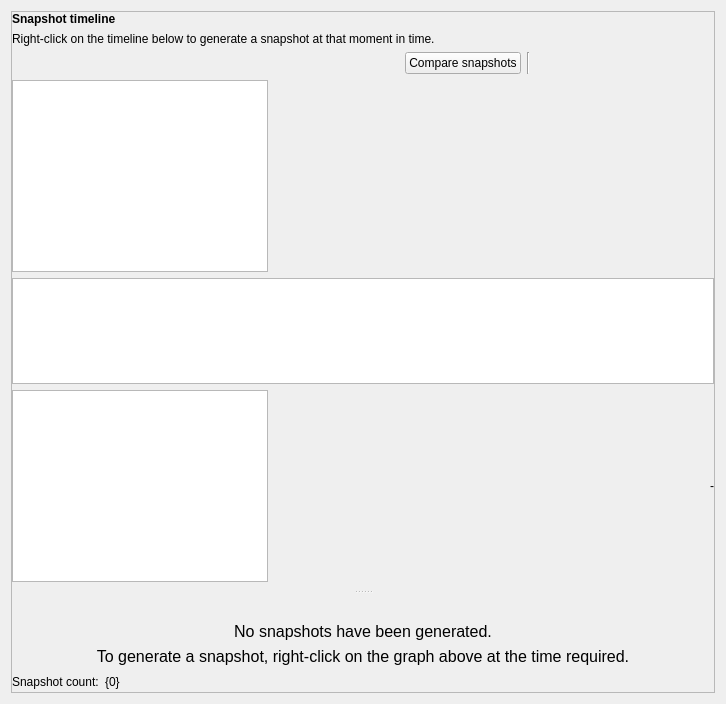
<?xml version="1.0" encoding="UTF-8"?>
<ui version="4.0">
 <class>TimelinePane</class>
 <widget class="QWidget" name="timeline_pane_">
  <property name="geometry">
   <rect>
    <x>0</x>
    <y>0</y>
    <width>726</width>
    <height>704</height>
   </rect>
  </property>
  <layout class="QVBoxLayout" name="root_widget_layout_">
   <item>
    <widget class="QScrollArea" name="main_scroll_area_">
     <property name="widgetResizable">
      <bool>true</bool>
     </property>
     <widget class="QWidget" name="main_content_">
      <property name="geometry">
       <rect>
        <x>0</x>
        <y>0</y>
        <width>689</width>
        <height>687</height>
       </rect>
      </property>
      <layout class="QVBoxLayout" name="vertical_layout_">
       <property name="leftMargin">
        <number>0</number>
       </property>
       <property name="topMargin">
        <number>0</number>
       </property>
       <property name="rightMargin">
        <number>0</number>
       </property>
       <property name="bottomMargin">
        <number>0</number>
       </property>
       <item>
        <widget class="QSplitter" name="splitter_">
         <property name="orientation">
          <enum>Qt::Vertical</enum>
         </property>
         <widget class="QWidget" name="top_widget_" native="true">
          <layout class="QVBoxLayout" name="vertical_layout_top_" stretch="0,0,0,30">
           <property name="leftMargin">
            <number>0</number>
           </property>
           <property name="topMargin">
            <number>0</number>
           </property>
           <property name="rightMargin">
            <number>0</number>
           </property>
           <property name="bottomMargin">
            <number>8</number>
           </property>
           <item>
            <widget class="ScaledLabel" name="title_label_">
             <property name="sizePolicy">
              <sizepolicy hsizetype="MinimumExpanding" vsizetype="Fixed">
               <horstretch>0</horstretch>
               <verstretch>0</verstretch>
              </sizepolicy>
             </property>
             <property name="font">
              <font>
               <weight>75</weight>
               <bold>true</bold>
              </font>
             </property>
             <property name="text">
              <string>Snapshot timeline</string>
             </property>
            </widget>
           </item>
           <item>
            <widget class="ScaledLabel" name="sub_title_label_">
             <property name="sizePolicy">
              <sizepolicy hsizetype="MinimumExpanding" vsizetype="Fixed">
               <horstretch>0</horstretch>
               <verstretch>0</verstretch>
              </sizepolicy>
             </property>
             <property name="text">
              <string>Right-click on the timeline below to generate a snapshot at that moment in time.</string>
             </property>
            </widget>
           </item>
           <item>
            <widget class="QWidget" name="combos_and_zoom_" native="true">
             <layout class="QHBoxLayout" name="horizontal_layout_8_">
              <property name="leftMargin">
               <number>0</number>
              </property>
              <property name="topMargin">
               <number>0</number>
              </property>
              <property name="rightMargin">
               <number>0</number>
              </property>
              <property name="bottomMargin">
               <number>0</number>
              </property>
              <item>
               <widget class="ArrowIconComboBox" name="timeline_type_combo_box_" native="true">
                <property name="sizePolicy">
                 <sizepolicy hsizetype="Minimum" vsizetype="Minimum">
                  <horstretch>0</horstretch>
                  <verstretch>0</verstretch>
                 </sizepolicy>
                </property>
                <property name="text" stdset="0">
                 <string/>
                </property>
               </widget>
              </item>
              <item>
               <widget class="ArrowIconComboBox" name="timeline_series_filter_combo_box_" native="true">
                <property name="sizePolicy">
                 <sizepolicy hsizetype="Minimum" vsizetype="Minimum">
                  <horstretch>0</horstretch>
                  <verstretch>0</verstretch>
                 </sizepolicy>
                </property>
               </widget>
              </item>
              <item>
               <spacer name="horizontal_spacer_6_">
                <property name="orientation">
                 <enum>Qt::Horizontal</enum>
                </property>
                <property name="sizeHint" stdset="0">
                 <size>
                  <width>40</width>
                  <height>20</height>
                 </size>
                </property>
               </spacer>
              </item>
              <item>
               <widget class="ScaledPushButton" name="compare_button_">
                <property name="sizePolicy">
                 <sizepolicy hsizetype="Fixed" vsizetype="Fixed">
                  <horstretch>0</horstretch>
                  <verstretch>0</verstretch>
                 </sizepolicy>
                </property>
                <property name="text">
                 <string>Compare snapshots</string>
                </property>
               </widget>
              </item>
              <item>
               <widget class="Line" name="zoom_partition_line_">
                <property name="orientation">
                 <enum>Qt::Vertical</enum>
                </property>
               </widget>
              </item>
              <item>
               <widget class="QPushButton" name="zoom_to_selection_button_">
                <property name="sizePolicy">
                 <sizepolicy hsizetype="Fixed" vsizetype="Fixed">
                  <horstretch>0</horstretch>
                  <verstretch>0</verstretch>
                 </sizepolicy>
                </property>
                <property name="toolTip">
                 <string>Zoom to selection</string>
                </property>
                <property name="text">
                 <string/>
                </property>
                <property name="iconSize">
                 <size>
                  <width>20</width>
                  <height>20</height>
                 </size>
                </property>
                <property name="flat">
                 <bool>true</bool>
                </property>
               </widget>
              </item>
              <item>
               <widget class="QPushButton" name="zoom_reset_button_">
                <property name="sizePolicy">
                 <sizepolicy hsizetype="Fixed" vsizetype="Fixed">
                  <horstretch>0</horstretch>
                  <verstretch>0</verstretch>
                 </sizepolicy>
                </property>
                <property name="toolTip">
                 <string>Reset zoom</string>
                </property>
                <property name="text">
                 <string/>
                </property>
                <property name="iconSize">
                 <size>
                  <width>20</width>
                  <height>20</height>
                 </size>
                </property>
                <property name="flat">
                 <bool>true</bool>
                </property>
               </widget>
              </item>
              <item>
               <widget class="QPushButton" name="zoom_in_button_">
                <property name="sizePolicy">
                 <sizepolicy hsizetype="Fixed" vsizetype="Fixed">
                  <horstretch>0</horstretch>
                  <verstretch>0</verstretch>
                 </sizepolicy>
                </property>
                <property name="toolTip">
                 <string>Zoom in</string>
                </property>
                <property name="text">
                 <string/>
                </property>
                <property name="iconSize">
                 <size>
                  <width>20</width>
                  <height>20</height>
                 </size>
                </property>
                <property name="flat">
                 <bool>true</bool>
                </property>
               </widget>
              </item>
              <item>
               <widget class="QPushButton" name="zoom_out_button_">
                <property name="sizePolicy">
                 <sizepolicy hsizetype="Fixed" vsizetype="Fixed">
                  <horstretch>0</horstretch>
                  <verstretch>0</verstretch>
                 </sizepolicy>
                </property>
                <property name="toolTip">
                 <string>Zoom out</string>
                </property>
                <property name="text">
                 <string/>
                </property>
                <property name="iconSize">
                 <size>
                  <width>20</width>
                  <height>20</height>
                 </size>
                </property>
                <property name="flat">
                 <bool>true</bool>
                </property>
               </widget>
              </item>
             </layout>
            </widget>
           </item>
           <item>
            <widget class="QWidget" name="timeline_wrapper_" native="true">
             <layout class="QVBoxLayout" name="vertical_layout_2_" stretch="0,120,1">
              <property name="leftMargin">
               <number>0</number>
              </property>
              <property name="topMargin">
               <number>0</number>
              </property>
              <property name="rightMargin">
               <number>0</number>
              </property>
              <property name="bottomMargin">
               <number>0</number>
              </property>
              <item>
               <widget class="QWidget" name="snapshot_legends_controls_wrapper_" native="true">
                <layout class="QHBoxLayout" name="horizontal_layout_" stretch="0,1">
                 <property name="leftMargin">
                  <number>0</number>
                 </property>
                 <property name="topMargin">
                  <number>0</number>
                 </property>
                 <property name="rightMargin">
                  <number>0</number>
                 </property>
                 <property name="bottomMargin">
                  <number>0</number>
                 </property>
                 <item>
                  <widget class="ColoredLegendGraphicsView" name="snapshot_legends_view_">
                   <property name="sizePolicy">
                    <sizepolicy hsizetype="Fixed" vsizetype="Fixed">
                     <horstretch>0</horstretch>
                     <verstretch>0</verstretch>
                    </sizepolicy>
                   </property>
                  </widget>
                 </item>
                 <item>
                  <spacer name="horizontal_spacer_">
                   <property name="orientation">
                    <enum>Qt::Horizontal</enum>
                   </property>
                   <property name="sizeType">
                    <enum>QSizePolicy::Expanding</enum>
                   </property>
                   <property name="sizeHint" stdset="0">
                    <size>
                     <width>10</width>
                     <height>20</height>
                    </size>
                   </property>
                  </spacer>
                 </item>
                </layout>
               </widget>
              </item>
              <item>
               <widget class="RMVSnapshotTimeline" name="timeline_view_"/>
              </item>
              <item>
               <widget class="QWidget" name="widget_" native="true">
                <layout class="QHBoxLayout" name="horizontal_layout_2_" stretch="0,1,0">
                 <property name="leftMargin">
                  <number>0</number>
                 </property>
                 <property name="topMargin">
                  <number>0</number>
                 </property>
                 <property name="rightMargin">
                  <number>0</number>
                 </property>
                 <property name="bottomMargin">
                  <number>0</number>
                 </property>
                 <item>
                  <widget class="ColoredLegendGraphicsView" name="timeline_legends_view_">
                   <property name="sizePolicy">
                    <sizepolicy hsizetype="Fixed" vsizetype="Fixed">
                     <horstretch>0</horstretch>
                     <verstretch>0</verstretch>
                    </sizepolicy>
                   </property>
                  </widget>
                 </item>
                 <item>
                  <spacer name="horizontal_spacer_4_">
                   <property name="orientation">
                    <enum>Qt::Horizontal</enum>
                   </property>
                   <property name="sizeType">
                    <enum>QSizePolicy::Expanding</enum>
                   </property>
                   <property name="sizeHint" stdset="0">
                    <size>
                     <width>10</width>
                     <height>20</height>
                    </size>
                   </property>
                  </spacer>
                 </item>
                 <item>
                  <widget class="QWidget" name="widget_5_" native="true">
                   <property name="sizePolicy">
                    <sizepolicy hsizetype="Minimum" vsizetype="Fixed">
                     <horstretch>0</horstretch>
                     <verstretch>0</verstretch>
                    </sizepolicy>
                   </property>
                   <layout class="QHBoxLayout" name="horizontal_layout_5_" stretch="0,0">
                    <property name="leftMargin">
                     <number>0</number>
                    </property>
                    <property name="topMargin">
                     <number>0</number>
                    </property>
                    <property name="rightMargin">
                     <number>0</number>
                    </property>
                    <property name="bottomMargin">
                     <number>0</number>
                    </property>
                    <item>
                     <widget class="RmvFixedWidthLabel" name="hover_clock_and_selection_label_">
                      <property name="sizePolicy">
                       <sizepolicy hsizetype="Fixed" vsizetype="Fixed">
                        <horstretch>0</horstretch>
                        <verstretch>0</verstretch>
                       </sizepolicy>
                      </property>
                      <property name="text">
                       <string>-</string>
                      </property>
                      <property name="alignment">
                       <set>Qt::AlignRight|Qt::AlignTrailing|Qt::AlignVCenter</set>
                      </property>
                     </widget>
                    </item>
                   </layout>
                  </widget>
                 </item>
                </layout>
               </widget>
              </item>
             </layout>
            </widget>
           </item>
          </layout>
         </widget>
         <widget class="QWidget" name="bottom_widget_" native="true">
          <layout class="QVBoxLayout" name="vertical_layout_bottom_" stretch="0">
           <property name="leftMargin">
            <number>0</number>
           </property>
           <property name="topMargin">
            <number>8</number>
           </property>
           <property name="rightMargin">
            <number>0</number>
           </property>
           <property name="bottomMargin">
            <number>0</number>
           </property>
           <item>
            <widget class="QStackedWidget" name="snapshot_table_valid_switch_">
             <property name="sizePolicy">
              <sizepolicy hsizetype="MinimumExpanding" vsizetype="MinimumExpanding">
               <horstretch>0</horstretch>
               <verstretch>0</verstretch>
              </sizepolicy>
             </property>
             <property name="minimumSize">
              <size>
               <width>0</width>
               <height>0</height>
              </size>
             </property>
             <property name="maximumSize">
              <size>
               <width>16777215</width>
               <height>16777215</height>
              </size>
             </property>
             <property name="currentIndex">
              <number>0</number>
             </property>
             <widget class="QWidget" name="snapshot_table_empty_">
              <layout class="QVBoxLayout" name="snapshot_table_empty_layout_">
               <property name="leftMargin">
                <number>0</number>
               </property>
               <property name="topMargin">
                <number>0</number>
               </property>
               <property name="rightMargin">
                <number>0</number>
               </property>
               <property name="bottomMargin">
                <number>0</number>
               </property>
               <item>
                <spacer name="vertical_spacer_1_">
                 <property name="orientation">
                  <enum>Qt::Vertical</enum>
                 </property>
                 <property name="sizeHint" stdset="0">
                  <size>
                   <width>0</width>
                   <height>0</height>
                  </size>
                 </property>
                </spacer>
               </item>
               <item>
                <widget class="QLabel" name="label_1_">
                 <property name="sizePolicy">
                  <sizepolicy hsizetype="Preferred" vsizetype="Fixed">
                   <horstretch>0</horstretch>
                   <verstretch>0</verstretch>
                  </sizepolicy>
                 </property>
                 <property name="text">
                  <string/>
                 </property>
                 <property name="pixmap">
                  <pixmap resource="resources.qrc">:/Resources/assets/stop_128x128.png</pixmap>
                 </property>
                 <property name="alignment">
                  <set>Qt::AlignCenter</set>
                 </property>
                </widget>
               </item>
               <item>
                <widget class="ScaledLabel" name="label_2_">
                 <property name="sizePolicy">
                  <sizepolicy hsizetype="Preferred" vsizetype="Fixed">
                   <horstretch>0</horstretch>
                   <verstretch>0</verstretch>
                  </sizepolicy>
                 </property>
                 <property name="font">
                  <font>
                   <pointsize>12</pointsize>
                  </font>
                 </property>
                 <property name="text">
                  <string>No snapshots have been generated.</string>
                 </property>
                 <property name="alignment">
                  <set>Qt::AlignCenter</set>
                 </property>
                </widget>
               </item>
               <item>
                <widget class="ScaledLabel" name="label_3_">
                 <property name="sizePolicy">
                  <sizepolicy hsizetype="Preferred" vsizetype="Fixed">
                   <horstretch>0</horstretch>
                   <verstretch>0</verstretch>
                  </sizepolicy>
                 </property>
                 <property name="font">
                  <font>
                   <pointsize>12</pointsize>
                  </font>
                 </property>
                 <property name="text">
                  <string>To generate a snapshot, right-click on the graph above at the time required.</string>
                 </property>
                 <property name="alignment">
                  <set>Qt::AlignCenter</set>
                 </property>
                </widget>
               </item>
               <item>
                <spacer name="vertical_spacer_2_">
                 <property name="orientation">
                  <enum>Qt::Vertical</enum>
                 </property>
                 <property name="sizeHint" stdset="0">
                  <size>
                   <width>0</width>
                   <height>0</height>
                  </size>
                 </property>
                </spacer>
               </item>
              </layout>
             </widget>
             <widget class="QWidget" name="snapshot_table_valid_" native="true">
              <layout class="QVBoxLayout" name="snapshot_table_valid_layout_" stretch="0,1,0">
               <property name="leftMargin">
                <number>0</number>
               </property>
               <property name="topMargin">
                <number>0</number>
               </property>
               <property name="rightMargin">
                <number>0</number>
               </property>
               <property name="bottomMargin">
                <number>0</number>
               </property>
               <item>
                <widget class="QWidget" name="search_and_filter_" native="true">
                 <layout class="QHBoxLayout" name="horizontal_layout_3_" stretch="1,10,25,10,1,1">
                  <property name="leftMargin">
                   <number>0</number>
                  </property>
                  <property name="topMargin">
                   <number>0</number>
                  </property>
                  <property name="rightMargin">
                   <number>0</number>
                  </property>
                  <property name="bottomMargin">
                   <number>0</number>
                  </property>
                  <item>
                   <widget class="TextSearchWidget" name="search_box_"/>
                  </item>
                  <item>
                   <spacer name="horizontal_spacer_2_">
                    <property name="orientation">
                     <enum>Qt::Horizontal</enum>
                    </property>
                    <property name="sizeHint" stdset="0">
                     <size>
                      <width>40</width>
                      <height>20</height>
                     </size>
                    </property>
                   </spacer>
                  </item>
                  <item>
                   <widget class="QWidget" name="widget_4_" native="true">
                    <layout class="QHBoxLayout" name="horizontal_layout_6_">
                     <property name="leftMargin">
                      <number>0</number>
                     </property>
                     <property name="topMargin">
                      <number>0</number>
                     </property>
                     <property name="rightMargin">
                      <number>0</number>
                     </property>
                     <property name="bottomMargin">
                      <number>0</number>
                     </property>
                    </layout>
                   </widget>
                  </item>
                  <item>
                   <spacer name="horizontal_spacer_5_">
                    <property name="orientation">
                     <enum>Qt::Horizontal</enum>
                    </property>
                    <property name="sizeHint" stdset="0">
                     <size>
                      <width>40</width>
                      <height>20</height>
                     </size>
                    </property>
                   </spacer>
                  </item>
                  <item>
                   <widget class="ScaledLabel" name="size_slider_label_">
                    <property name="sizePolicy">
                     <sizepolicy hsizetype="Fixed" vsizetype="Fixed">
                      <horstretch>0</horstretch>
                      <verstretch>0</verstretch>
                     </sizepolicy>
                    </property>
                    <property name="text">
                     <string>Filter by size:</string>
                    </property>
                   </widget>
                  </item>
                  <item>
                   <widget class="DoubleSliderWidget" name="size_slider_">
                    <property name="orientation">
                     <enum>Qt::Horizontal</enum>
                    </property>
                   </widget>
                  </item>
                 </layout>
                </widget>
               </item>
               <item>
                <widget class="RMVSnapshotTableView" name="snapshot_table_view_" native="true">
                 <property name="sizePolicy">
                  <sizepolicy hsizetype="Preferred" vsizetype="Minimum">
                   <horstretch>0</horstretch>
                   <verstretch>0</verstretch>
                  </sizepolicy>
                 </property>
                </widget>
               </item>
               <item>
                <spacer name="vertical_spacer_3_">
                 <property name="orientation">
                  <enum>Qt::Vertical</enum>
                 </property>
                 <property name="sizeType">
                  <enum>QSizePolicy::MinimumExpanding</enum>
                 </property>
                 <property name="sizeHint" stdset="0">
                  <size>
                   <width>40</width>
                   <height>5</height>
                  </size>
                 </property>
                </spacer>
               </item>
              </layout>
             </widget>
            </widget>
           </item>
          </layout>
         </widget>
        </widget>
       </item>
       <item>
        <widget class="QWidget" name="status_info_" native="true">
         <layout class="QHBoxLayout" name="horizontal_layout_4_">
          <property name="leftMargin">
           <number>0</number>
          </property>
          <property name="topMargin">
           <number>0</number>
          </property>
          <property name="rightMargin">
           <number>0</number>
          </property>
          <property name="bottomMargin">
           <number>0</number>
          </property>
          <item>
           <widget class="ScaledLabel" name="label_count_">
            <property name="sizePolicy">
             <sizepolicy hsizetype="Fixed" vsizetype="Fixed">
              <horstretch>0</horstretch>
              <verstretch>0</verstretch>
             </sizepolicy>
            </property>
            <property name="text">
             <string>Snapshot count:</string>
            </property>
           </widget>
          </item>
          <item>
           <widget class="ScaledLabel" name="snapshot_count_label_">
            <property name="sizePolicy">
             <sizepolicy hsizetype="Fixed" vsizetype="Fixed">
              <horstretch>0</horstretch>
              <verstretch>0</verstretch>
             </sizepolicy>
            </property>
            <property name="text">
             <string>{0}</string>
            </property>
           </widget>
          </item>
          <item>
           <spacer name="horizontal_spacer_3_">
            <property name="orientation">
             <enum>Qt::Horizontal</enum>
            </property>
            <property name="sizeHint" stdset="0">
             <size>
              <width>40</width>
              <height>20</height>
             </size>
            </property>
           </spacer>
          </item>
         </layout>
        </widget>
       </item>
      </layout>
     </widget>
    </widget>
   </item>
  </layout>
 </widget>
 <customwidgets>
  <customwidget>
   <class>ArrowIconComboBox</class>
   <extends>QWidget</extends>
   <header>qt_common/custom_widgets/arrow_icon_combo_box.h</header>
   <container>1</container>
  </customwidget>
  <customwidget>
   <class>ColoredLegendGraphicsView</class>
   <extends>QGraphicsView</extends>
   <header>qt_common/custom_widgets/colored_legend_graphics_view.h</header>
  </customwidget>
  <customwidget>
   <class>DoubleSliderWidget</class>
   <extends>QSlider</extends>
   <header>qt_common/custom_widgets/double_slider_widget.h</header>
  </customwidget>
  <customwidget>
   <class>ScaledLabel</class>
   <extends>QLabel</extends>
   <header>qt_common/custom_widgets/scaled_label.h</header>
  </customwidget>
  <customwidget>
   <class>RmvFixedWidthLabel</class>
   <extends>QLabel</extends>
   <header>views/custom_widgets/rmv_fixed_width_label.h</header>
  </customwidget>
  <customwidget>
   <class>ScaledPushButton</class>
   <extends>QPushButton</extends>
   <header>qt_common/custom_widgets/scaled_push_button.h</header>
  </customwidget>
  <customwidget>
   <class>TextSearchWidget</class>
   <extends>QLineEdit</extends>
   <header>qt_common/custom_widgets/text_search_widget.h</header>
  </customwidget>
  <customwidget>
   <class>RMVSnapshotTimeline</class>
   <extends>QGraphicsView</extends>
   <header>views/custom_widgets/rmv_snapshot_timeline.h</header>
  </customwidget>
  <customwidget>
   <class>RMVSnapshotTableView</class>
   <extends>QWidget</extends>
   <header>views/custom_widgets/rmv_snapshot_table_view.h</header>
  </customwidget>
 </customwidgets>
 <resources>
  <include location="resources.qrc"/>
 </resources>
 <connections/>
</ui>
